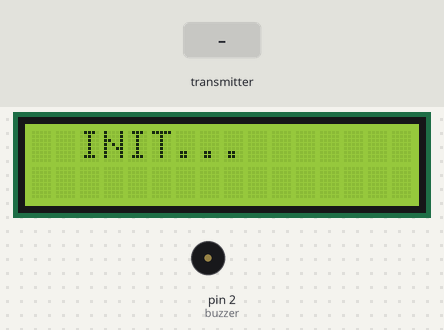
Simulated run of this sketch. Board: Arduino Uno, built with avr-gcc and run on an emulated ATmega328P. Shown: 16×2 character LCD, buzzer (waves = sounding, pin HIGH). The inputs (shaded band) are chosen by the test bench. No radio packets arrive unless stated; what the sketch prints to the serial monitor is not drawn.

Above: at 1.2 s.
1.3 s: the transmitter starts sending address = 0
At 8.4 s:
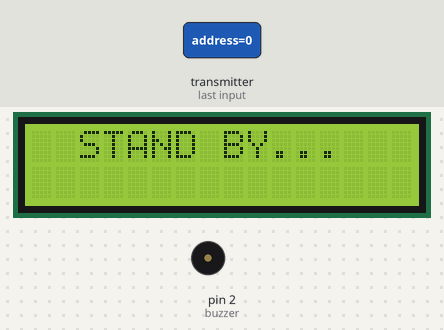
Timing chart, 0 to 9.2 s (numbered marks = the images above; inputs shaded):
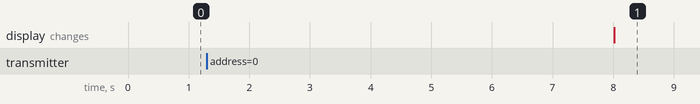

The sketch:

BaseStation.ino
```cpp
//***************************Master or Receiver code*****************
/*This code was used for a video tutorial on the ForceTronics YouTube Channel
 * This code is free and open for anybody to use and modify at your own risk
*/

#include <SPI.h> //Call SPI library so you can communicate with the nRF24L01+
#include <nRF24L01.h> //nRF2401 libarary found at https://github.com/tmrh20/RF24/
#include <RF24.h> //nRF2401 libarary found at https://github.com/tmrh20/RF24/
#include <LiquidCrystal_I2C.h>

//LCD 1602
const int  en = 2, rw = 1, rs = 0, d4 = 4, d5 = 5, d6 = 6, d7 = 7, bl = 3;
const int i2c_addr = 0x27;
LiquidCrystal_I2C lcd(i2c_addr, en, rw, rs, d4, d5, d6, d7, bl, POSITIVE);


const uint8_t pinCE = 9; //This pin is used to set the nRF24 to standby (0) or active mode (1)
const uint8_t pinCSN = 10; //This pin is used for SPI comm chip select
RF24 wirelessSPI(pinCE, pinCSN); // Declare object from nRF24 library (Create your wireless SPI)
const uint64_t rAddress = 0xB00B1E50C3LL;  //Create pipe address for the network and notice I spelled boobies because I am mature, the "LL" is for LongLong type
const uint8_t rFChan = 89; //Set channel frequency default (chan 84 is 2.484GHz to 2.489GHz)

const int buzzer = 2;
const unsigned long interval = 8000;// 8s;
unsigned long last_clear;

//Create a structure to hold fake sensor data and channel data
struct PayLoad {
  uint8_t address;
  uint8_t alarm;
  bool battstat;
};

PayLoad payload; //create struct object

void setup() {
  Serial.begin(115200);  //serial port to display received data
  lcd.begin(16,2);
  lcd.home();
  lcd.setCursor(2,0);
  lcd.print("INIT...");

  wirelessSPI.begin();  //Start the nRF24 module
  wirelessSPI.setChannel(rFChan); //set communication frequency channel
  wirelessSPI.openReadingPipe(1,rAddress);  //This is receiver or master so we need to be ready to read data from transmitters
  wirelessSPI.startListening();    // Start listening for messages

  pinMode(buzzer, OUTPUT);
  digitalWrite(buzzer,LOW);
  Serial.println("Network master is online...");
}

void loop() {


  if(wirelessSPI.available()){ //Check if recieved data

     wirelessSPI.read(&payload, sizeof(payload)); //read packet of data and store it in struct object

     Serial.print("ping from node: ");
     Serial.println(payload.address); //print node number or channel

     if (payload.alarm == 1){
      SetAlarm();
     }
  }

  InitDisplay();
}

void SetAlarm()
{
   tone(buzzer, 1000);
   lcd.clear();
   lcd.setCursor(2,0);
   lcd.print("PANIC BUTTON ");
   lcd.setCursor(8,1);
   lcd.print(payload.address);
}

void InitDisplay()
{
    unsigned long now = millis();
   if (now - last_clear >= interval ) {
      last_clear = now;
      lcd.clear();
      lcd.setCursor(2,0);
      lcd.print("STAND BY...");
      noTone(buzzer);
   }
}
```
